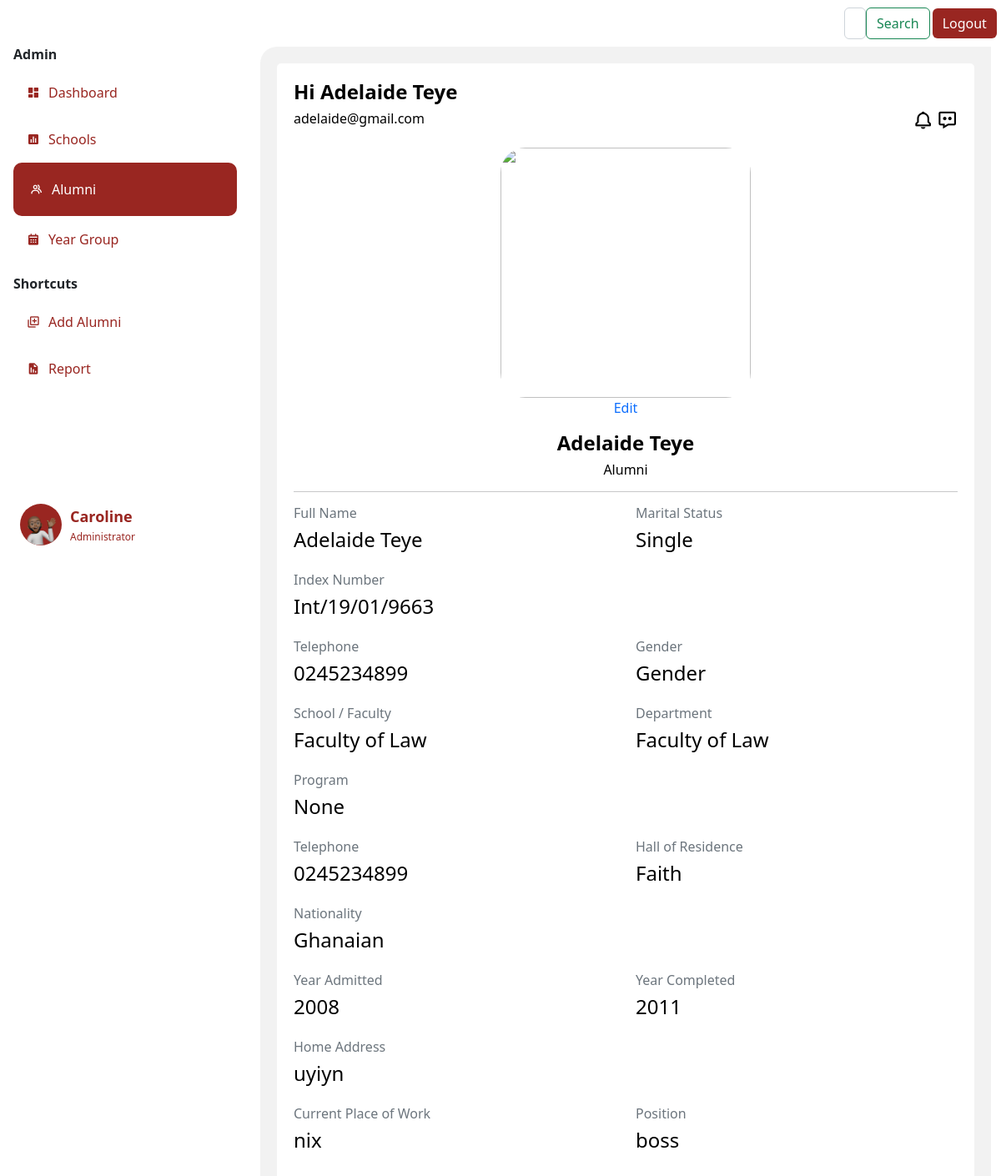
The page /list/2 (signed in) on the database its author committed.
### app.py (models this page shows, shortened)
class Person(db.Model, UserMixin):
    id= db.Column(db.Integer, primary_key=True)
    name= db.Column(db.String(200), nullable=True)
    yearCompleted= db.Column(db.String(200), nullable=True)
    nationality= db.Column(db.String(200), nullable=True)
    contact= db.Column(db.Integer(), nullable=True)
    email= db.Column(db.String(200), nullable=True)
    faculty= db.Column(db.String(200), nullable=True)
    hallofresidence= db.Column(db.String(200), nullable=True)
    password= db.Column(db.String(20))
    school= db.Column(db.String(20))
    email= db.Column(db.String(20), nullable=True)
    phone= db.Column(db.String(10), nullable=True )
    indexnumber=db.Column(db.String())
    password=db.Column(db.String)
    gender= db.Column(db.String()    )
    department= db.Column(db.String()    )
    program= db.Column(db.String()   )
    telephone= db.Column(db.String()   )
    admitted= db.Column(db.Integer()  )
    address= db.Column(db.String()   )
    work= db.Column(db.String()  )
    guardian= db.Column(db.String()  )
    kin= db.Column(db.String()   )
    relationship= db.Column(db.String()  )
    marital= db.Column(db.String()   )
    health= db.Column(db.String()    )
    form=db.Column(db.String())
    extra= db.Column(db.String()     )
    image_file = db.Column(db.String(20))
    def __repr__(self):
        return f"Person('{self.id}', {self.name}', {self.yearCompleted})"

class User(db.Model,UserMixin):
    id= db.Column(db.Integer, primary_key=True)
    fullname= db.Column(db.String()  )
    indexnumber= db.Column(db.Integer())
    gender= db.Column(db.String()    )
    school= db.Column(db.String()    )
    department= db.Column(db.String()    )
    program= db.Column(db.String()   )
    completed= db.Column(db.Integer()     )
    admitted= db.Column(db.Integer()  )
    email= db.Column(db.String()     )
    telephone= db.Column(db.String()     )
    hall= db.Column(db.String()  )
    nationality= db.Column(db.String()   )
    address= db.Column(db.String()   )
    work= db.Column(db.String()  )
    guardian= db.Column(db.String()  )
    kin= db.Column(db.String()   )
    relationship= db.Column(db.String()  )
    marital= db.Column(db.String()   )
    health= db.Column(db.String()    )
    extra= db.Column(db.String()     )
    image_file = db.Column(db.String(20))

### app.py (the view)
@app.route('/list/<int:userid>', methods=['GET', 'POST'])
@login_required
def list(userid):
    print("Fetching one")
    profile=User.query.get_or_404(userid)
    print(current_user)
    return render_template("profileid.html",current_user=current_user, profile=profile, title="list")

### forms.py
class Search(FlaskForm):
    searched = StringField('Searched', validators=[DataRequired()])
    submit = SubmitField('Search')

### app.py (called while the page is built)
@login_manager.user_loader
def load_user(user_id):
    return Person.query.get(int(user_id))

@app.context_processor
def base():
    form=Search()
    return dict(form=form)

### templates/profileid.html
{% extends 'layout.html' %}
{% block body %}
<div class="col-md" style=" background: #fff; border-radius: 5px; padding: 20px;">
    <div class="top">
      <h4><b>Hi {{profile.fullname}}</b> </h4>
    </div>
    <div class="down" style=" display: flex; grid-gap: 2px; justify-content: space-between;">
      <h6 style="color: black;">{{profile.email}}</h6>
      <div class="icons" style="color: black;">
          <i class='bx bx-bell bx-sm icon' ></i>
          <i class='bx bx-message-dots bx-sm icon' ></i>
      </div>
    </div>
    <div class="info" style="margin-top: 2vh; text-align: center;">
      <div class="info-pic" style="margin:auto;">
        {% if profile.image_file %}
          <img src= {{profile.image_file}}  style="width: 100%;  height:100%; object-fit:cover; border-radius: 30px;" >
          {% else %}
          <img src="https://www.pngitem.com/pimgs/m/30-307416_profile-icon-png-image-free-download-searchpng-employee.png" style="  width: 20%; background: #992621; border-radius: 70%;" >
        {% endif %}
      </div>
      <a href="/update/{{profile.id}}" style="text-decoration: none;">Edit </i></a>
      <div class="info-details" style=" margin-top: 2vh;">
        <h4><b> {{profile.fullname}}</b></h4>
        <h6 style="color: black;">Alumni </h6>
      </div>
    </div>
      <hr>
    <div class="info-more">
      <div class="row">
          <div class="col">
            <h6 class="text-muted">Full Name </h6>
            <h4 style="color: black; margin-bottom: 0;">{{profile.fullname}}</h4>
          </div>
          <div class="col">
            <h6 class="text-muted">Marital Status </h6>
            <h4 style="color: black; margin-bottom: 0;">{{profile.marital}}</h4>
          </div>
      </div>
    </div>
    <div class="info-more">
      <div class="row">
          <div class="col">
            <h6 class="text-muted">Index Number </h6>
            <h4 style="color: black; margin-bottom: 0;">{{profile.indexnumber}}</h4>
          </div>
      </div>
    </div>
    <div class="info-more">
        <div class="row">
            <div class="col">
              <h6 class="text-muted">Telephone </h6>
              <h4 style="color: black; margin-bottom: 0;">{{profile.telephone}}</h4>
            </div>
            <div class="col">
                <h6 class="text-muted">Gender </h6>
                <h4 style="color: black; margin-bottom: 0;">{{profile.gender}}</h4>
              </div>
        </div>
      </div>
    <div class="info-more">
      <div class="row">
          <div class="col">
            <h6 class="text-muted">School / Faculty </h6>
            <h4 style="color: black; margin-bottom: 0;">{{profile.school}}</h4>
          </div>
          <div class="col">
            <h6 class="text-muted">Department </h6>
            <h4 style="color: black; margin-bottom: 0;">{{profile.department}}</h4>
          </div>
      </div>
    </div>
    <div class="info-more">
        <div class="row">
            <div class="col">
              <h6 class="text-muted">Program</h6>
              <h4 style="color: black; margin-bottom: 0;">{{profile.program}}</h4>
            </div>
        </div>
      </div>
    <div class="info-more">
      <div class="row">
          <div class="col">
            <h6 class="text-muted">Telephone </h6>
            <h4 style="color: black; margin-bottom: 0;">{{profile.telephone}}</h4>
          </div>
          <div class="col">
            <h6 class="text-muted">Hall of Residence </h6>
            <h4 style="color: black; margin-bottom: 0;">{{profile.hall}}</h4>
          </div>
      </div>
    </div>
    <div class="info-more">
      <div class="row">
          <div class="col">
            <h6 class="text-muted">Nationality </h6>
            <h4 style="color: black; margin-bottom: 0;">{{profile.nationality}}</h4>
          </div>
      </div>
    </div>
    <div class="info-more">
        <div class="row">
            <div class="col">
              <h6 class="text-muted">Year Admitted </h6>
              <h4 style="color: black; margin-bottom: 0;">{{profile.admitted}}</h4>
            </div>
            <div class="col">
                <h6 class="text-muted">Year Completed </h6>
                <h4 style="color: black; margin-bottom: 0;">{{profile.completed}}</h4>
              </div>
        </div>
      </div>
    <div class="info-more">
      <div class="row">
          <div class="col">
            <h6 class="text-muted">Home Address </h6>
            <h4 style="color: black; margin-bottom: 0;">{{profile.address}}</h4>
          </div>
      </div>
    </div>
    <div class="info-more">
      <div class="row">
          <div class="col">
            <h6 class="text-muted">Current Place of Work </h6>
            <h4 style="color: black; margin-bottom: 0;">{{profile.work}}</h4>
          </div>
          <div class="col">
            <h6 class="text-muted">Position </h6>
            <h4 style="color: black; margin-bottom: 0;">{{profile.guardian}}</h4>
          </div>
      </div>
      </div>
    </div>
</div>
{% endblock body %}

### templates/layout.html (shortened to what this page needs)
<!doctype html>
<html lang="en">
  <head>
    <head>
    </head>
    <link rel="stylesheet" type="text/css" href="{{ url_for('static', filename='css/newstyle.css')}}">
    <link href="https://unpkg.com/aos@2.3.1/dist/aos.css" rel="stylesheet">
    <link href='https://unpkg.com/boxicons@2.1.2/css/boxicons.min.css' rel='stylesheet'>
    <link href="https://cdn.jsdelivr.net/npm/bootstrap@5.2.1/dist/css/bootstrap.min.css" rel="stylesheet">
  </head>
  <body>
      <nav class="navbar navbar-expand-lg sticky-top" style="background: #fff; ">
        <div class="container-fluid">
          <div class="collapse navbar-collapse me-2" id="navbarSupportedContent" style="width: 100%;">
            <form class="d-flex " role="search" method='POST' action='{{url_for('search')}}' >
              <input class="form-control " type="search" name='searched' placeholder="Search" aria-label="Search">
              <button class="btn btn-outline-success" type="submit">Search</button>
                </form>
            <button class="btn" style="color: #fff; background: #992621; border: none; margin-left: 3px;" type="logout">
              <a href="{{url_for('logout')}}" style="text-decoration: none; color: #fff;">Logout</a>
            </button>
          </div>
        </div>
      </nav>
      <div class="container-fluid" >
        <div class="row" >
            <div class="col-3 px-1 position-fixed" id="sticky-sidebar">
              <div class="container" >
                  <div class="side-menu">
                    <h6 class="divider"><b>Admin </b></h6>
                    {% if title == 'dashboard' %}
                    <div class="side-nav-button-active">
                      <i class='bx bxs-dashboard icon'></i>
                      <a href="/dashboard" class="side-nav-button-text">Dashboard</a>
                    </div>
                    {% else %}
                    <div class="side-nav-button">
                      <i class='bx bxs-dashboard icon'></i>
                      <a href="/dashboard" class="side-nav-button-text">Dashboard</a>
                    </div>
                    {% endif %}
                    {% if title == "newschools" %}
                    <div class="side-nav-button-active">
                      <i class='bx bxs-bar-chart-square icon'></i>
                      <a href="/newschools" class="side-nav-button-text">Schools</a>
                    </div>
                    {% else %}
                    <div class="side-nav-button">
                      <i class='bx bxs-bar-chart-square icon'></i>
                      <a href="/newschools" class="side-nav-button-text">Schools</a>
                    </div>
                    {% endif %}
                    {% if title == "list" %}
                    <div class="side-nav-button-active">
                      <i class='bx bx-group icon' ></i>
                      <a href="/list" class="side-nav-button-text">Alumni</a>
                    </div>
                    {% else %}
                    <div class="side-nav-button">
                      <i class='bx bx-group icon' ></i>
                      <a href="/list" class="side-nav-button-text">Alumni</a>
                    </div>
                    {% endif %}
                    {% if title == "year" %}
                    <div class="side-nav-button-active">
                      <i class='bx bxs-calendar icon' ></i>
                      <a href="/year" class="side-nav-button-text">Year Group</a>
                    </div>
                    {% else %}
                    <div class="side-nav-button">
                      <i class='bx bxs-calendar icon' ></i>
                      <a href="/year" class="side-nav-button-text">Year Group</a>
                    </div>
                    {% endif %}
                  </div>
                  <div class="side-menu">
                    <h6 class="divider" style="margin-top: 2vh;"><b>Shortcuts</b> </h6>
                    {% if title == "addalumni" %}
                      <div class="side-nav-button-active">
                        <i class='bx bx-add-to-queue icon' ></i>
                        <a href="/addalumni" class="side-nav-button-text">Add Alumni</a>
                      </div>
                      {% else %}
                      <div class="side-nav-button">
                        <i class='bx bx-add-to-queue icon' ></i>
                        <a href="/addalumni" class="side-nav-button-text">Add Alumni</a>
                      </div>
                    {% endif %}
                    {% if title == "newreport" %}
                    <div class="side-nav-button-active">
                      <i class='bx bxs-report icon' ></i>
                      <a href="/newreport" class="side-nav-button-text">Report</a>
                    </div>
                    {% else %}
                    <div class="side-nav-button">
                      <i class='bx bxs-report icon' ></i>
                      <a href="/newreport" class="side-nav-button-text">Report</a>
                    </div>
                    {% endif %}
                  </div>
                  <div class="profile-details" style=" bottom: 0; padding-top: 50%;">
                    <div class="elipse" style="background: #992621; border-radius: 50%;">
                      <img src="static/img/memoji.png" alt="" width="100%" >
                    </div>
                    <div class="profile-info" style="padding-left: 10px;">
                      <div class="profile-name"><b>{{current_user.name}}</b> </div>
                      <div class="title">Administrator</div>
                    </div>
                  </div>
        </div>
            </div>
            <div class="col offset-3" id="main">
              <div class="container" style="background-color: #f2f2f2; padding: 20px; border-radius: 20px 0 0 0;">
              {% block body %}
              {% endblock%}
              </div>
            </div>
        </div>
</body>
</html>

### static/css/newstyle.css (style rules this page uses)
body { background: #f2f2f2; }
.side-nav-button { padding: 16px; background-color: #fff; border-radius: 10px; color: #992621; display: flex; align-items: center; }
h4 { color: black; }
.side-nav-button-text { margin: 0; padding-left: 10px; }
.side-nav-button-active { padding: 20px; background-color: #992621; border-radius: 10px; color: #fff; display: flex; align-items: center; }
.side-nav-button a { text-decoration: none; color: #992621; }
.side-nav-button-active a { text-decoration: none; color: #fff; }
.profile-details { border-radius: 10px; padding: 8px; display: flex; align-items: center; }
.elipse img { width: 50px; height: 50px; border-radius: 50%; }
.profile-name { color: #992621; font-size: 18px; font-weight: 500; margin-bottom: 2px; }
.title { font-size: 12px; color: #992621; font-weight: 400; }
.info-more { margin-bottom: 3vh; }
.info-pic { border-radius: 50%; width: 300px; height: 300px; text-align: center; }

### rows shown on the page
Person: name "Caroline"
User: fullname "Adelaide Teye", email "adelaide@gmail.com", marital "Single", indexnumber "Int/19/01/9663", telephone "0245234899", gender "Gender", school "Faculty of Law", department "Faculty of Law", program "None", hall "Faith", nationality "Ghanaian", admitted "2008", completed "2011", address "uyiyn", work "nix", guardian "boss"
